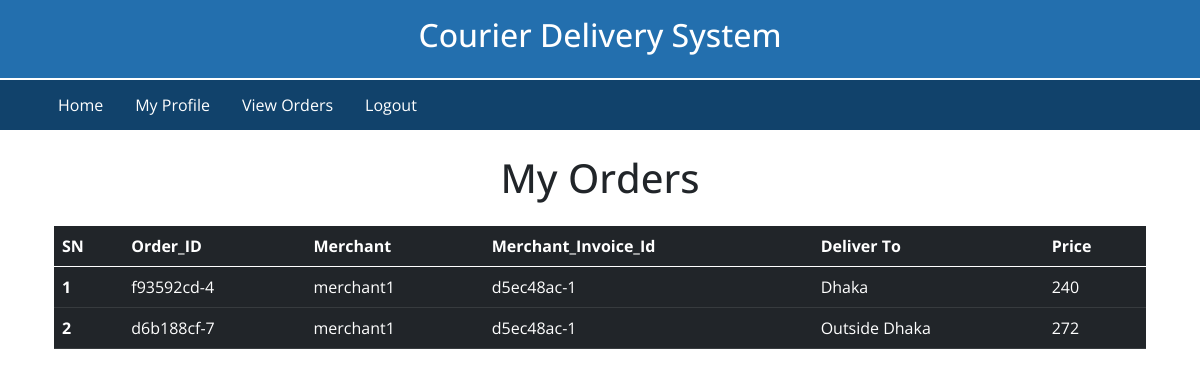
The app's page /main/my_orders/ (signed in) with its own data.
### App_Main/models.py (models this page shows, shortened)
class Order(models.Model):
    orderer=models.ForeignKey(User,on_delete=models.CASCADE,related_name='user_orderer')
    merchant=models.ForeignKey(Merchant,on_delete=models.CASCADE,related_name='merchant')
    parcel=models.ForeignKey(Parcel,on_delete=models.CASCADE,related_name='parcel')
    merchant_invoice_id=models.CharField(max_length=10)
    order_id=models.CharField(unique=True,max_length=10)
    ordered=models.BooleanField(default=False)
    class Meta:
        verbose_name_plural='Order Table'
        db_table = 'Order Table'

class Parcel(models.Model):
    TYPE = (
        ('F', 'Fragile'),
        ('L', 'Liquid'),
    )
    parcel_weight=models.IntegerField(default=0)
    parcel_type=models.CharField(max_length=1,choices=TYPE)
    parcel_cost=models.IntegerField(default=0)
    parcel_cod_charge=models.IntegerField(default=0)
    parcel_return_charge=models.IntegerField(default=0)
    parcel_deliver_to=models.ForeignKey(Location,on_delete=models.CASCADE,related_name='deliver_to')
    added_for_delivery=models.BooleanField(default=False)
    class Meta:
        verbose_name_plural='Parcel'
        db_table = 'Parcel'

class Location(models.Model):
    location=models.CharField(max_length=50)
    class Meta:
        verbose_name_plural='Location'
        db_table = 'Location'
    def __str__(self):
        return self.location

### App_Login/models.py (models this page shows, shortened)
class Merchant(models.Model):
    user=models.OneToOneField(User,on_delete=models.CASCADE,related_name='merchant')
    full_name=models.CharField(max_length=264,blank=True)
    address_1=models.TextField(max_length=264,blank=True)
    phone=models.CharField(max_length=20,blank=True)
    date_joined=models.DateTimeField(auto_now_add=True)
    invoice_id=models.CharField(unique=True,max_length=10)
    class Meta:
        verbose_name_plural='Merchant'
        db_table = 'Merchant'

class User(AbstractBaseUser,PermissionsMixin):
    email=models.EmailField(unique=True,null=False)
    username=models.CharField(max_length=264)
    is_merchant=models.BooleanField(default=False)
    is_staff=models.BooleanField(
        ugettext_lazy('staff_status'),default=False,help_text='Determines Whether They Can Log in this Site or not'
    )
    is_active=models.BooleanField(
        ugettext_lazy('active'),default=True,help_text='Determines Whether their Account Status is Active or not'
    )
    USERNAME_FIELD='email'
    REQUIRED_FIELDS=['username']
    objects=MyuserManager()
    class Meta:
        verbose_name_plural='User'
        db_table = 'User'

### App_Main/views.py (the view)
# urls.py: path('my_orders/', views.merchant_orders,name='my_orders'),
def merchant_orders(request):
    merchant=Merchant.objects.get(user=request.user)
    orders=models.Order.objects.filter(merchant=merchant,ordered=True)
    return render(request,'App_Main/MerchantOrders.html',context={'title':'My Orders','orders':orders})

### templates/App_Main/MerchantOrders.html
{% extends "Base.html" %}
{% load crispy_forms_tags %}
{% block body_block %}
<h1 class="text-center my-4">{{title}}</h1>
<div class="container">
    <table class="table table-dark table-hover">
        <thead>
            <tr>
              <th scope="col">SN</th>
              <th scope="col">Order_ID</th>
              <th scope="col">Merchant</th>
              <th scope="col">Merchant_Invoice_Id</th>
              <th scope="col">Deliver To</th>
              <th scope="col">Price</th>
            </tr>
          </thead>
          <tbody>
            {% for parcel in orders %}
            <tr>
              <th scope="row">{{forloop.counter}}</th>
              <td >{{parcel.order_id}}</td>
              <td >{{parcel.merchant.user.username}}</td>
              <td >{{parcel.merchant_invoice_id}}</td>
              <td >{{parcel.parcel.parcel_deliver_to}}</td>
              <td>{{parcel.parcel.parcel_cost}}</td>
            </tr>
            {% endfor %}
          </tbody>
      </table>
    </div>
</div>
{% endblock body_block %}

### static/css/base.css (style rules this page uses)
body { font-family: 'Open Sans', sans-serif; }

### templates/Base.html (style rules this page uses)
body { font-family: 'Open Sans', sans-serif; }

### records on screen
Order: order_id "f93592cd-4", merchant.user.username "merchant1", merchant_invoice_id "d5ec48ac-1", parcel.parcel_deliver_to "Dhaka", parcel.parcel_cost "240"
Order: order_id "d6b188cf-7", merchant.user.username "merchant1", merchant_invoice_id "d5ec48ac-1", parcel.parcel_deliver_to "Outside Dhaka", parcel.parcel_cost "272"

### other values on screen
{{ title }} "My Orders"
